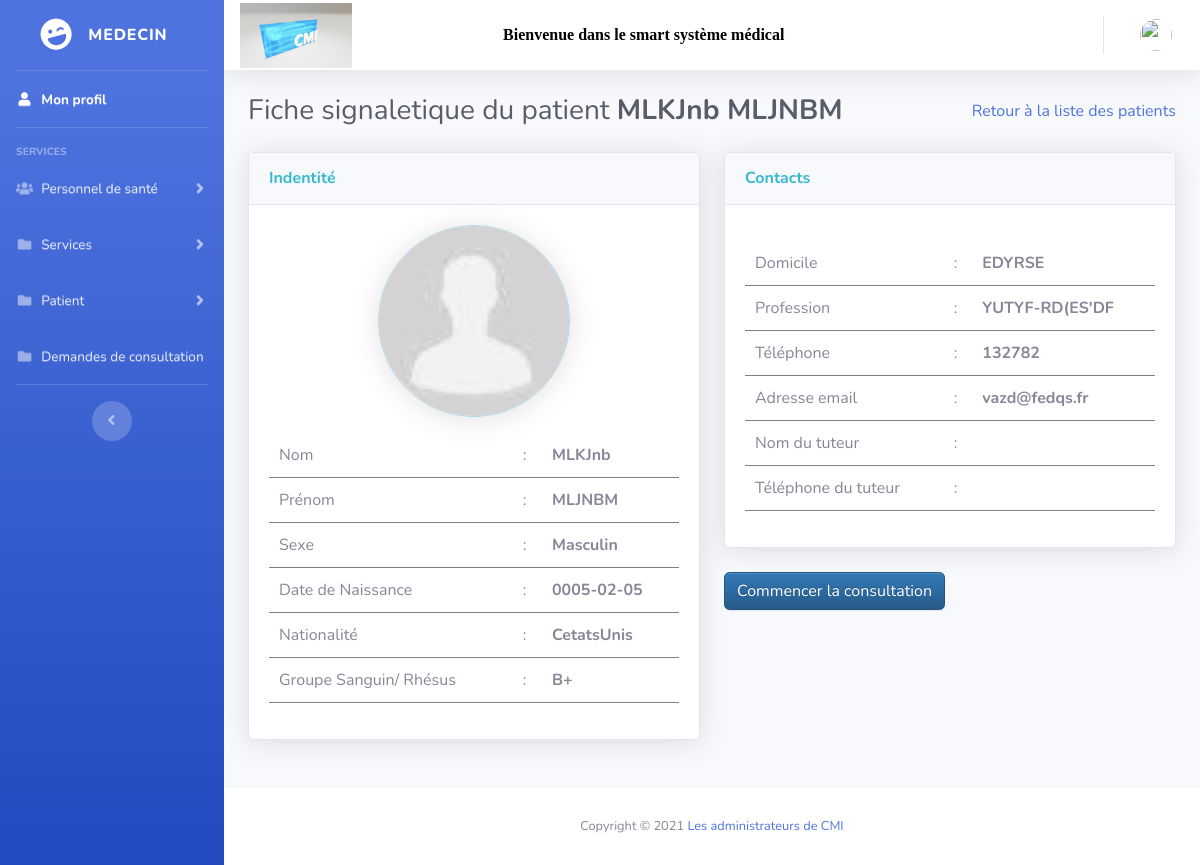
Screenshot of /Pages/details_patient.php?id=2424565334 with the database file from the repository.
### tables this page shows
CREATE TABLE IF NOT EXISTS `patient` (
  `nom_patient` varchar(50) NOT NULL,
  `prenom_patient` varchar(50) DEFAULT NULL,
  `sexe_patient` varchar(8) NOT NULL,
  `date_naissance_patient` date NOT NULL,
  `nationalite_patient` varchar(50) NOT NULL,
  `groupe_sanguin_patient` varchar(5) DEFAULT NULL,
  `photo_patient` varchar(250) DEFAULT NULL,
  `numtel_patient` varchar(50) NOT NULL,
  `email_patient` varchar(50) DEFAULT NULL,
  `domicile_patient` varchar(50) NOT NULL,
  `profession_patient` varchar(50) DEFAULT NULL,
  `nom_tuteur_patient` varchar(50) DEFAULT NULL,
  `num_tel_tuteur_patient` varchar(50) DEFAULT NULL,
  `num_cni_patient` varchar(50) NOT NULL,
  `login` varchar(50) NOT NULL,
  `password` varchar(50) NOT NULL,
  PRIMARY KEY (`num_cni_patient`)
);

### Pages/details_patient.php (the view, shortened to what this page needs)
<?php
    include('pdo.php');
    $repertoire="../assets/image_upload_patient//";
    $req = $pdo->query("SELECT * FROM patient WHERE num_cni_patient = '".$_GET['id']."'");
    while ($row = $req->fetch()) {
       $nom = $row[0];
      $prenom = $row[1];
      $sexe = $row[2];
      $date_naiss = $row[3];
      $nation = $row[4];
      $gpe_sang = $row[5];
      $photo = $repertoire.$row[6];
      $tel_pat = $row[7];
      $email = $row[8];
      $domicile = $row[9];
      $profession = $row[10];
      $nom_t = $row[11];
      $tel_t = $row[12];
    }
?>
<!DOCTYPE html>
<html lang="en">
<head>
  <link href="vendor/fontawesome-free/css/all.min.css" rel="stylesheet" type="text/css">
  <link href="css/sb-admin-2.min.css" rel="stylesheet">
   <link href="../bootstrap/css/bootstrap-theme.min.css" rel="stylesheet">
</head>
<body id="page-top">
  <div id="wrapper">
   <?php include ('init/sidebar.php');?>
    <div id="content-wrapper" class="d-flex flex-column">
      <div id="content">
    <?php include('init/head.php'); ?>
        <div class="container-fluid">
          <div class="d-sm-flex align-items-center justify-content-between mb-4">
            <h1 class="h3 mb-0 text-gray-800">Fiche signaletique du patient <span style="font-weight: bold;"><?php echo $nom." ".$prenom; ?></span></h1>
            <a href="liste_carnet.php">Retour à la liste des patients</a>
          </div>
          <div class="row">
            <div class="col-lg-6 mb-4">
              <div class="card shadow mb-4">
                <div class="card-header py-3">
                  <h6 class="m-0 font-weight-bold text-info">Indentité</h6>
                </div>
                <div class="card-body">
                  <div class="text-center">
                   <a href="<?php if(isset($photo)){echo $photo;} ?>"> <img class="rounded-circle shadow" style="width: 12rem; height: 12rem;border:1px solid lightblue" src="<?php if(isset($photo)){echo $photo;} ?>" alt=""></a>
                  </div>
                  <p>
                    <table style="width: 100%;">
                      <tr>
                        <td>Nom</td>
                        <td>:</td>
                        <td style="font-weight: bold;"><?php echo $nom;?></td>
                      </tr>
                      <tr>
                        <td>Prénom</td>
                        <td>:</td>
                        <td style="font-weight: bold;" ><?php echo $prenom;?></td>
                      </tr>
                      <tr>
                        <td>Sexe</td>
                        <td>:</td>
                        <td style="font-weight: bold;" ><?php echo $sexe;?></td>
                      </tr>
                      <tr>
                        <td>Date de Naissance</td>
                        <td>:</td>
                        <td style="font-weight: bold;" ><?php echo $date_naiss;?></td>
                      </tr>
                      <tr>
                        <td>Nationalité</td>
                        <td>:</td>
                        <td style="font-weight: bold;" >C<?php echo $nation;?></td>
                      </tr>
                      <tr>
                        <td>Groupe Sanguin/ Rhésus</td>
                        <td>:</td>
                        <td style="font-weight: bold;" ><?php echo $gpe_sang;?></td>
                      </tr>
                    </table>
                  </p>
                </div>
              </div>
            </div>
            <div class="col-lg-6 mb-4">
              <div class="card shadow mb-4">
                <div class="card-header py-3">
                  <h6 class="m-0 font-weight-bold text-info">Contacts</h6>
                </div>
                <div class="card-body">
                  <p>
                    <table style="width: 100%;">
                      <tr>
                        <td>Domicile</td>
                        <td>:</td>
                        <td style="font-weight: bold;" ><?php echo $domicile;?></td>
                      </tr>
                      <tr>
                        <td>Profession</td>
                        <td>:</td>
                        <td style="font-weight: bold;" ><?php echo $profession;?></td>
                      </tr>
                      <tr>
                        <td>Téléphone</td>
                        <td>:</td>
                        <td style="font-weight: bold;" ><?php echo $tel_pat;?></td>
                      </tr>
                      <tr>
                        <td>Adresse email</td>
                        <td>:</td>
                        <td style="font-weight: bold;" ><?php echo $email;?></td>
                      </tr>
                      <tr>
                        <td>Nom du tuteur</td>
                        <td>:</td>
                        <td style="font-weight: bold;" ><?php echo $nom_t;?></td>
                      </tr>
                      <tr>
                        <td>Téléphone du tuteur</td>
                        <td>:</td>
                        <td style="font-weight: bold;" ><?php echo $tel_t;?></td>
                      </tr>
                    </table>
                  </p>
                </div>
              </div>
              <a class="btn btn-primary" href="liste_carnet.php">Commencer la consultation</a>
            </div>
          </div>
      </div>
     <?php include('init/footer.php'); ?>

### Pages/details_patient.php (style rules this page uses)
td { padding: 10px; border-bottom: 1px solid gray; }

### rows the page displays
patient: nom_patient "MLKJnb", prenom_patient "MLJNBM", photo_patient (placeholder picture), sexe_patient "Masculin", date_naissance_patient "0005-02-05", nationalite_patient "etatsUnis", groupe_sanguin_patient "B+", domicile_patient "EDYRSE", profession_patient "YUTYF-RD(ES'DF", numtel_patient "132782", email_patient "vazd@fedqs.fr"
